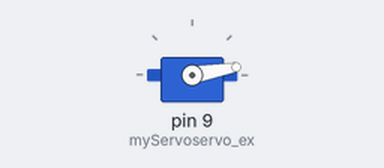
Bench run of a sketch on a simulated Arduino Uno, built with avr-gcc and run on an emulated ATmega328P. Parts: servo. What the sketch prints to the serial monitor is not drawn.

Above: at 0.55 s.
At 0.8 s:
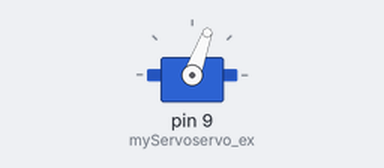
At 1.1 s:
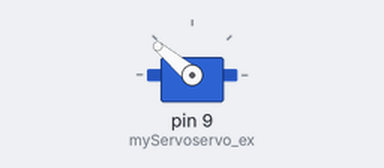
At 1.65 s:
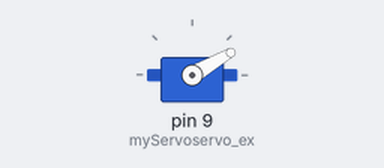
Timing chart, 0 to 3.5 s (numbered marks = the images above):
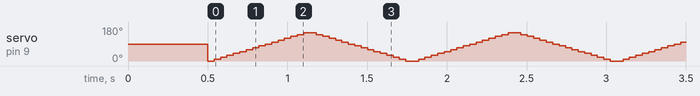

The sketch:

deel03_simple.ino
```cpp
#include <Servo.h>

int i;
int servo_ex = 9;

Servo myServoservo_ex;

void setup() {
  myServoservo_ex.attach(9);
  Serial.begin(9600);

  myServoservo_ex.write(90);
  delay(500);
  Serial.println("Arduino Ready...");

}

void loop() {
  for (i = 0; i <= 150; i += 10) {
    myServoservo_ex.write(i);
    delay(40);
  }
  for (i = 150; i >= 0; i -= 10) {
    myServoservo_ex.write(i);
    delay(40);
  }

}
```
